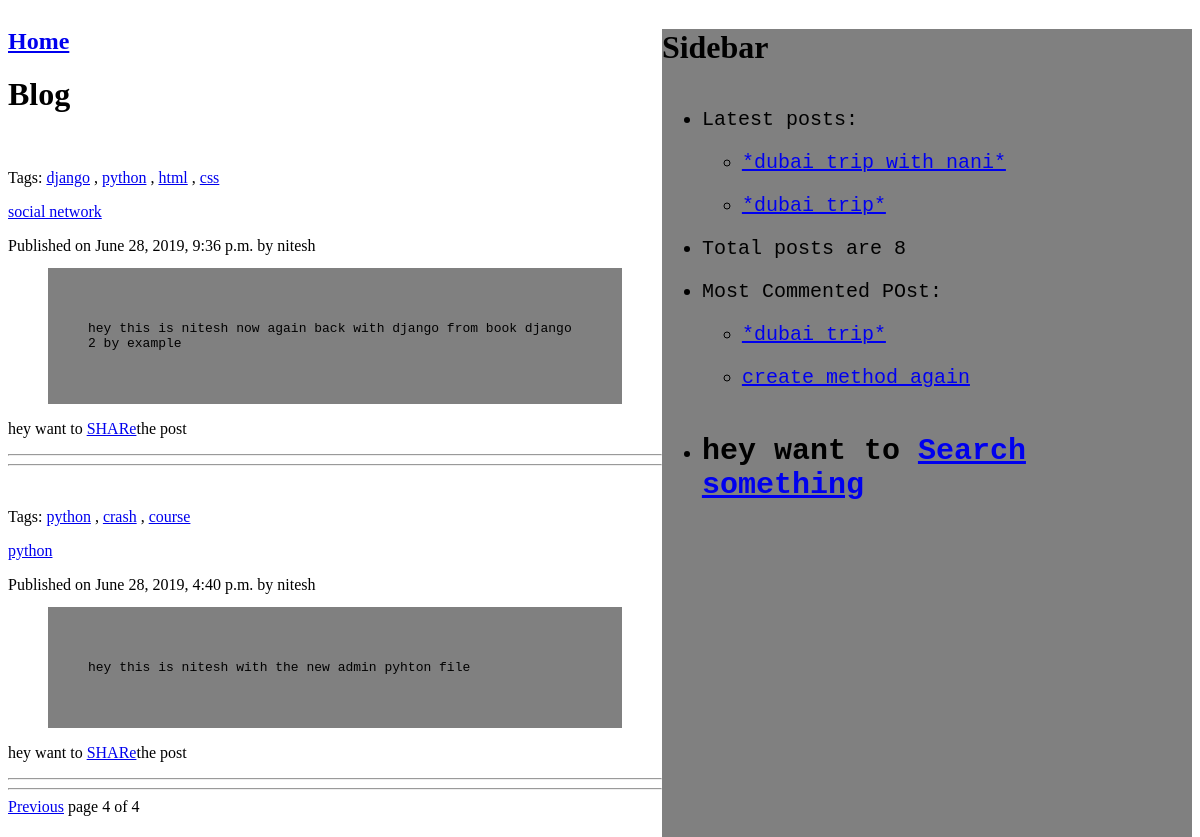
/?page=4, run on the app's committed database.
### blog/models.py (models this page shows, shortened)
class Post(models.Model):
    CHOICE = (
        ('draft','Draft'),('published','Published'),
    )
    title=models.CharField(max_length=250)
    publish=models.DateTimeField(default=timezone.now)
    created=models.DateTimeField(auto_now_add=True)
    updated=models.DateTimeField(auto_now=True)
    slug=models.SlugField(max_length=250,unique_for_date='publish')
    status=models.CharField(max_length=20,
                            choices=CHOICE,default='draft')
    author=models.ForeignKey(User,on_delete=models.CASCADE,
                             related_name='blog')
    body=models.TextField()
    objects=models.Manager()
    published=PublishedManager()
    tags = TaggableManager()
    def get_absolute_url(self):
        return reverse('blog:post_detail',
                     args=[
                         self.publish.year,self.publish.month,self.publish.day,
                         self.slug
                     ]
                       )
    class Meta:
        ordering=('-publish',)

### blog/views.py (the view)
# urls.py: path('',views.post_list,name="post_list"),
def post_list(request,tag_slug=None):
    object_list = Post.published.all()
    tag = None
    if tag_slug:
        tag = get_object_or_404(Tag, slug=tag_slug)
        object_list = object_list.filter(tags__in=[tag])
    paginater=Paginator(object_list,2)
    page=request.GET.get('page')
    try:
        posts=paginater.page(page)
    except PageNotAnInteger:
        posts=paginater.page(1)
    except EmptyPage:
        posts=paginater.page(paginater.num_pages)
    context={'page':page,'tag':tag,'posts':posts}
    template = 'blog/index.html'
    return render(request,template,context)

### blog/models.py (called while the page is built)
    def get_queryset(self):
        return super(PublishedManager,self).get_queryset().filter(status='published')

### blog/templatetags/custom_tags.py (called while the page is built)
@register.simple_tag(name='count')
def total_posts_written():
    return Post.published.count()

@register.inclusion_tag('blog/latest_post.html')
def show_latest_post(count=3):
    latest_post=Post.published.order_by('-publish')[:count]
    return {'latest_post':latest_post}

@register.inclusion_tag('blog/most_comment.html')
def most_commented(count=3):
    most_commented_post=Post.published.annotate(total_comments=Count('comments')).order_by('-total_comments')[:count]
    return {'most_commented_post':most_commented_post}

@register.filter(name='markdown')
def markddown_format(text):
    return mark_safe(markdown.markdown(text))

### blog/templates/blog/index.html (shortened to what this page needs)
{%extends 'blog/base.html'%}
{%load custom_tags%}
{%block content%}
<h1>Blog</h1>
{%for post in posts%}
<br>
<p	class="tags">Tags:
    {%for tag in post.tags.all%}
<a href="{%url 'blog:post_list_by_tag' tag.slug%}">{{tag.name}}</a>
    {%if not forloop.last %},{%endif%}
    {%endfor%}
</p>
<a href="{{post.get_absolute_url}}">{{post.title|markdown}}</a>
Published on {{post.publish}} by {{post.author}}
<blockquote style="background-color:grey;font-family:monospace;padding:40px;">
    {{post.body|markdown|truncatewords:30}}
</blockquote>
<p>
    hey want to <a href="{%url 'blog:post_share' post.id%}">SHARe</a>the post
</p>
<hr style="color:cyan;">
<hr style="color:cyan;">
{%endfor%}
{%include 'blog/pagination.html' with page=posts%}
{%endblock%}

### blog/templates/blog/latest_post.html
 <ul>
        {%for post in latest_post %}
        <li>
            <a href="{{post.get_absolute_url}}">{{post.title}}</a>
        </li>
        {%endfor%}
    </ul>

### blog/templates/blog/most_comment.html
 <ul>
        {%for post in most_commented_post %}
        <li>
            <a href="{{post.get_absolute_url}}">{{post.title}}</a>
        </li>
        {%endfor%}
    </ul>

### blog/templates/blog/base.html (style rules this page uses)
li { font-size:20px; font-family:monospace; padding-top:20px; background-color:grey; margin-right:60px; }

### data on the page
Post: title "social network", publish "June 28, 2019, 9:36 p.m.", author "nitesh", body "hey this is nitesh now again back with django from book django 2 by example"
Tag: name "django"
Tag: name "python"
Tag: name "html"
Tag: name "css"
Post: title "python", publish "June 28, 2019, 4:40 p.m.", author "nitesh", body "hey this is nitesh with the new admin pyhton file"
Tag: name "crash"
Tag: name "course"
Post: title "*dubai trip with nani*"
Post: title "*dubai trip*"
Post: title "create method again"

### other printed values
{{ page.number }} "4"
{{ page.paginator.num_pages }} "4"
